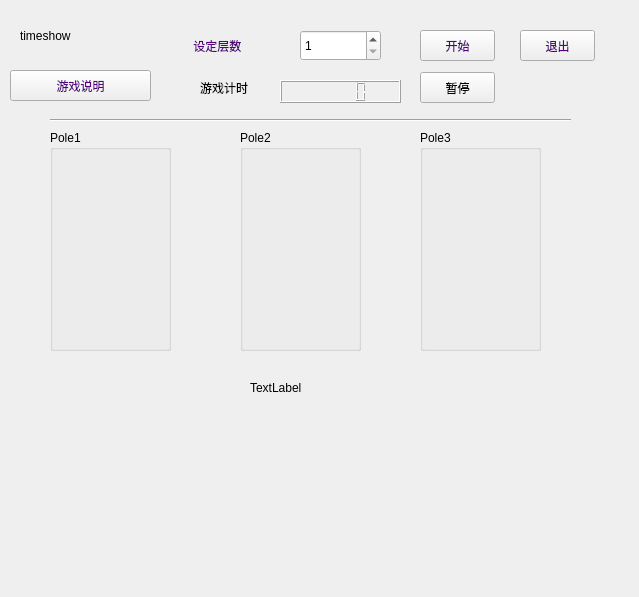
<?xml version="1.0" encoding="UTF-8"?>
<ui version="4.0">
 <class>Widget</class>
 <widget class="QWidget" name="Widget">
  <property name="windowModality">
   <enum>Qt::WindowModal</enum>
  </property>
  <property name="geometry">
   <rect>
    <x>0</x>
    <y>0</y>
    <width>639</width>
    <height>597</height>
   </rect>
  </property>
  <property name="windowTitle">
   <string>Widget</string>
  </property>
  <property name="autoFillBackground">
   <bool>true</bool>
  </property>
  <property name="styleSheet">
   <string notr="true"/>
  </property>
  <widget class="QPushButton" name="Illustration">
   <property name="geometry">
    <rect>
     <x>10</x>
     <y>70</y>
     <width>141</width>
     <height>31</height>
    </rect>
   </property>
   <property name="styleSheet">
    <string notr="true">
color: rgb(85, 0, 127);</string>
   </property>
   <property name="text">
    <string>游戏说明</string>
   </property>
   <property name="icon">
    <iconset resource="ps.qrc">
     <normaloff>:/new/prefix2/Image/t1.jpg</normaloff>:/new/prefix2/Image/t1.jpg</iconset>
   </property>
  </widget>
  <widget class="QPushButton" name="start">
   <property name="geometry">
    <rect>
     <x>420</x>
     <y>30</y>
     <width>75</width>
     <height>31</height>
    </rect>
   </property>
   <property name="styleSheet">
    <string notr="true">color: rgb(85, 0, 127);
</string>
   </property>
   <property name="text">
    <string>开始</string>
   </property>
   <property name="icon">
    <iconset resource="ps.qrc">
     <normaloff>:/new/prefix2/Image/t3.jpg</normaloff>:/new/prefix2/Image/t3.jpg</iconset>
   </property>
  </widget>
  <widget class="QPushButton" name="exit">
   <property name="geometry">
    <rect>
     <x>520</x>
     <y>30</y>
     <width>75</width>
     <height>31</height>
    </rect>
   </property>
   <property name="styleSheet">
    <string notr="true">
color: rgb(85, 0, 127);</string>
   </property>
   <property name="text">
    <string>退出</string>
   </property>
   <property name="icon">
    <iconset resource="ps.qrc">
     <normaloff>:/new/prefix2/Image/t2.jpg</normaloff>:/new/prefix2/Image/t2.jpg</iconset>
   </property>
  </widget>
  <widget class="QLabel" name="arrange">
   <property name="geometry">
    <rect>
     <x>190</x>
     <y>30</y>
     <width>71</width>
     <height>31</height>
    </rect>
   </property>
   <property name="styleSheet">
    <string notr="true">color: rgb(85, 0, 127);</string>
   </property>
   <property name="text">
    <string> 设定层数</string>
   </property>
  </widget>
  <widget class="QSpinBox" name="spinBox">
   <property name="geometry">
    <rect>
     <x>300</x>
     <y>30</y>
     <width>81</width>
     <height>31</height>
    </rect>
   </property>
   <property name="cursor">
    <cursorShape>OpenHandCursor</cursorShape>
   </property>
   <property name="mouseTracking">
    <bool>false</bool>
   </property>
   <property name="contextMenuPolicy">
    <enum>Qt::DefaultContextMenu</enum>
   </property>
   <property name="wrapping">
    <bool>false</bool>
   </property>
   <property name="minimum">
    <number>1</number>
   </property>
   <property name="maximum">
    <number>8</number>
   </property>
   <property name="value">
    <number>1</number>
   </property>
  </widget>
  <widget class="QWidget" name="horizontalLayoutWidget_2">
   <property name="geometry">
    <rect>
     <x>60</x>
     <y>410</y>
     <width>551</width>
     <height>161</height>
    </rect>
   </property>
   <layout class="QHBoxLayout" name="pegs">
    <item>
     <widget class="QLabel" name="Label1">
      <property name="toolTip">
       <string>&lt;!DOCTYPE HTML PUBLIC &quot;-//W3C//DTD HTML 4.0//EN&quot; &quot;http://www.w3.org/TR/REC-html40/strict.dtd&quot;&gt;
&lt;html&gt;&lt;head&gt;&lt;meta name=&quot;qrichtext&quot; content=&quot;1&quot; /&gt;&lt;style type=&quot;text/css&quot;&gt;
p, li { white-space: pre-wrap; }
&lt;/style&gt;&lt;/head&gt;&lt;body style=&quot; font-family:'SimSun'; font-size:9pt; font-weight:400; font-style:normal;&quot;&gt;
&lt;p style=&quot; margin-top:0px; margin-bottom:0px; margin-left:0px; margin-right:0px; -qt-block-indent:0; text-indent:0px;&quot;&gt;&lt;img src=&quot;:/new/prefix2/Image/t5.jpg&quot; /&gt;这是第一杆&lt;/p&gt;&lt;/body&gt;&lt;/html&gt;</string>
      </property>
      <property name="text">
       <string/>
      </property>
      <property name="pixmap">
       <pixmap resource="ps.qrc">:/new/prefix2/Image/s1.jpg</pixmap>
      </property>
     </widget>
    </item>
    <item>
     <widget class="QLabel" name="Label2">
      <property name="cursor">
       <cursorShape>ArrowCursor</cursorShape>
      </property>
      <property name="mouseTracking">
       <bool>false</bool>
      </property>
      <property name="toolTip">
       <string>&lt;!DOCTYPE HTML PUBLIC &quot;-//W3C//DTD HTML 4.0//EN&quot; &quot;http://www.w3.org/TR/REC-html40/strict.dtd&quot;&gt;
&lt;html&gt;&lt;head&gt;&lt;meta name=&quot;qrichtext&quot; content=&quot;1&quot; /&gt;&lt;style type=&quot;text/css&quot;&gt;
p, li { white-space: pre-wrap; }
&lt;/style&gt;&lt;/head&gt;&lt;body style=&quot; font-family:'SimSun'; font-size:9pt; font-weight:400; font-style:normal;&quot;&gt;
&lt;p style=&quot; margin-top:0px; margin-bottom:0px; margin-left:0px; margin-right:0px; -qt-block-indent:0; text-indent:0px;&quot;&gt;&lt;img src=&quot;:/new/prefix2/Image/t5.jpg&quot; /&gt;这是第二杆&lt;/p&gt;&lt;/body&gt;&lt;/html&gt;</string>
      </property>
      <property name="text">
       <string/>
      </property>
      <property name="pixmap">
       <pixmap resource="ps.qrc">:/new/prefix2/Image/s2.jpg</pixmap>
      </property>
     </widget>
    </item>
    <item>
     <widget class="QLabel" name="Label3">
      <property name="toolTip">
       <string>&lt;!DOCTYPE HTML PUBLIC &quot;-//W3C//DTD HTML 4.0//EN&quot; &quot;http://www.w3.org/TR/REC-html40/strict.dtd&quot;&gt;
&lt;html&gt;&lt;head&gt;&lt;meta name=&quot;qrichtext&quot; content=&quot;1&quot; /&gt;&lt;style type=&quot;text/css&quot;&gt;
p, li { white-space: pre-wrap; }
&lt;/style&gt;&lt;/head&gt;&lt;body style=&quot; font-family:'SimSun'; font-size:9pt; font-weight:400; font-style:normal;&quot;&gt;
&lt;p style=&quot; margin-top:0px; margin-bottom:0px; margin-left:0px; margin-right:0px; -qt-block-indent:0; text-indent:0px;&quot;&gt;&lt;img src=&quot;:/new/prefix2/Image/t5.jpg&quot; /&gt;这是第三杆&lt;/p&gt;&lt;/body&gt;&lt;/html&gt;</string>
      </property>
      <property name="text">
       <string/>
      </property>
      <property name="pixmap">
       <pixmap resource="ps.qrc">:/new/prefix2/Image/s3.jpg</pixmap>
      </property>
     </widget>
    </item>
   </layout>
  </widget>
  <widget class="QLabel" name="LabelState">
   <property name="geometry">
    <rect>
     <x>250</x>
     <y>380</y>
     <width>201</width>
     <height>16</height>
    </rect>
   </property>
   <property name="text">
    <string>TextLabel</string>
   </property>
  </widget>
  <widget class="QGroupBox" name="v1">
   <property name="geometry">
    <rect>
     <x>50</x>
     <y>130</y>
     <width>121</width>
     <height>221</height>
    </rect>
   </property>
   <property name="styleSheet">
    <string notr="true"/>
   </property>
   <property name="title">
    <string>Pole1</string>
   </property>
   <layout class="QVBoxLayout" name="vl"/>
  </widget>
  <widget class="QGroupBox" name="v2">
   <property name="geometry">
    <rect>
     <x>240</x>
     <y>130</y>
     <width>121</width>
     <height>221</height>
    </rect>
   </property>
   <property name="title">
    <string>Pole2</string>
   </property>
   <layout class="QVBoxLayout" name="vm"/>
  </widget>
  <widget class="QGroupBox" name="v3">
   <property name="geometry">
    <rect>
     <x>420</x>
     <y>130</y>
     <width>121</width>
     <height>221</height>
    </rect>
   </property>
   <property name="title">
    <string>Pole3</string>
   </property>
   <property name="flat">
    <bool>false</bool>
   </property>
   <property name="checkable">
    <bool>false</bool>
   </property>
   <layout class="QVBoxLayout" name="vr"/>
  </widget>
  <widget class="Line" name="line">
   <property name="geometry">
    <rect>
     <x>50</x>
     <y>110</y>
     <width>521</width>
     <height>20</height>
    </rect>
   </property>
   <property name="orientation">
    <enum>Qt::Horizontal</enum>
   </property>
  </widget>
  <widget class="QLCDNumber" name="lcdNumber">
   <property name="geometry">
    <rect>
     <x>280</x>
     <y>80</y>
     <width>121</width>
     <height>23</height>
    </rect>
   </property>
  </widget>
  <widget class="QPushButton" name="pause">
   <property name="geometry">
    <rect>
     <x>420</x>
     <y>72</y>
     <width>75</width>
     <height>31</height>
    </rect>
   </property>
   <property name="text">
    <string>暂停</string>
   </property>
  </widget>
  <widget class="QLabel" name="label">
   <property name="geometry">
    <rect>
     <x>200</x>
     <y>80</y>
     <width>81</width>
     <height>16</height>
    </rect>
   </property>
   <property name="text">
    <string>游戏计时</string>
   </property>
  </widget>
  <widget class="QLabel" name="clock">
   <property name="geometry">
    <rect>
     <x>20</x>
     <y>20</y>
     <width>161</width>
     <height>31</height>
    </rect>
   </property>
   <property name="text">
    <string>timeshow</string>
   </property>
  </widget>
 </widget>
 <layoutdefault spacing="6" margin="11"/>
 <resources>
  <include location="ps.qrc"/>
 </resources>
 <connections/>
</ui>
